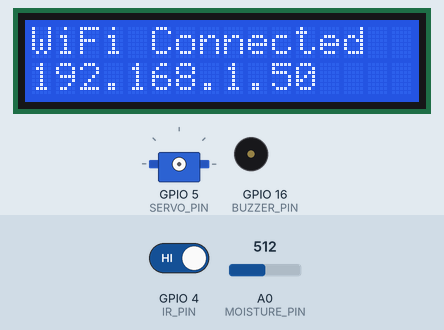
A sketch run on a simulated ESP8266 (NodeMCU). On the bench: 16×2 character LCD, servo, buzzer (waves = sounding, pin HIGH). The inputs (shaded band) are chosen by the test bench; at power-on: GPIO 4 (IR_PIN) HIGH, A0 (MOISTURE_PIN) = 512. WiFi joins after 1.5 s; servers stay silent unless stated; pins used as bus, display or sensor lines are not drawn; what the sketch prints to the serial monitor is not drawn.

Above: at 2.6 s.
At 5.9 s:
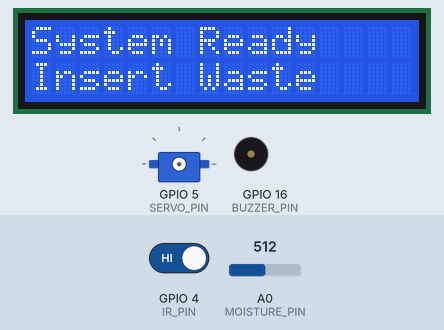
6.0 s: GPIO 4 (IR_PIN) driven LOW
At 7.5 s:
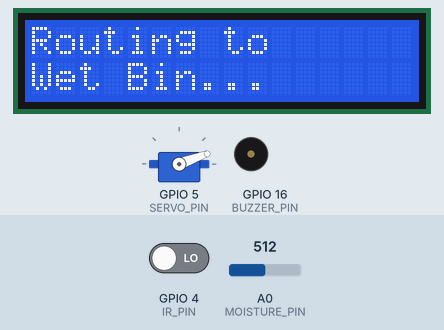
12.6 s: A0 (MOISTURE_PIN) set to 558
At 14.8 s:
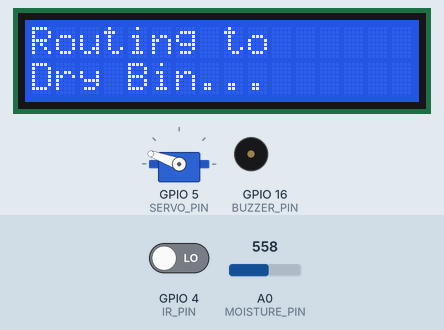
15.6 s: A0 (MOISTURE_PIN) set to 541
At 26.1 s:
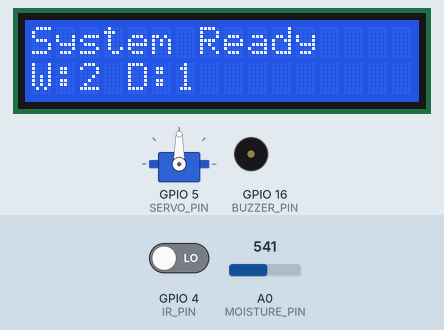
Timing chart, 0 to 26.3 s (numbered marks = the images above; inputs shaded):
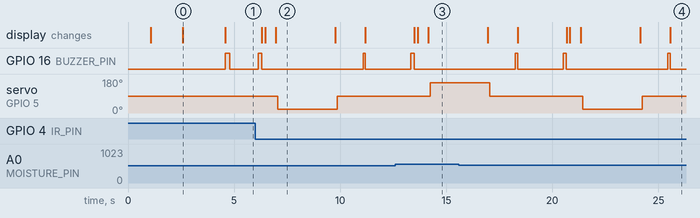

Measured:
- the behaviour switches between 550 and 549 on A0 (MOISTURE_PIN) (found by bisection; images 3 and 4)
- after the input at 6.0 s, GPIO 16 (BUZZER_PIN): alternates HIGH for 0.13 s and LOW for 4.8 s, starting after 0.15 s; servo on GPIO 5 (SERVO_PIN): 90° → 20° after 1.1 s, → 90° 2.8 s later; the display: first changes after 0.30 s (image 2 shows a later state)
- after the input at 12.6 s, servo on GPIO 5 (SERVO_PIN): 90° → 160° after 1.7 s; the display: first differs from a run without the input after 1.0 s (image 3 shows a later state)
- after the input at 15.6 s, the display: first differs from a run without the input after 5.2 s (image 4 shows a later state)
- what the display in image 0 shows lasts 2.0 s, from 2.6 s to 4.6 s
- what the display in image 2 shows lasts 2.8 s, from 7.0 s to 9.8 s

The sketch:

Waste_Segregation_ThingSpeak.ino.3.ino
```cpp
/*
 * Smart IoT-Based Waste Classification and Monitoring System
 * ThingSpeak Cloud Integration
 * Hardware: NodeMCU ESP8266, IR Sensor, Moisture Sensor, Servo Motor, LCD
 *
 * FINAL VERSION:
 *  1. Moisture CORRECTED (LOW = WET, HIGH = DRY)
 *  2. DRY  → LEFT  (160°) fast
 *  3. WET  → RIGHT  (20°) fast
 *  4. CENTER → 90° detach (no jitter)
 *  5. Instant servo — direct write (no loop)
 *  6. Continuous ThingSpeak upload every 20s
 */

#include <ESP8266WiFi.h>
#include <ThingSpeak.h>
#include <Servo.h>
#include <LiquidCrystal.h>

// ========== WIFI ==========
#define WIFI_SSID "TgP"
#define WIFI_PASSWORD "pooja2006"

// ========== THINGSPEAK ==========
#define THINGSPEAK_CHANNEL_ID    3282129
#define THINGSPEAK_WRITE_API_KEY "03MKMJZ3MCRJ5MX4"

// ========== PINS ==========
const int IR_PIN       = 4;    // D2 (GPIO4)
const int MOISTURE_PIN = A0;   // A0
const int SERVO_PIN    = 5;    // D1 (GPIO5)
const int BUZZER_PIN   = 16;   // D0 (GPIO16)
const int LED_STATUS   = 2;    // D4 (GPIO2)

// LCD: RS, E, D4, D5, D6, D7
LiquidCrystal lcd(13, 12, 14, 2, 0, 15);

Servo wasteServo;

// ========== SERVO ANGLES ==========
const int SERVO_WET    = 20;   // WET  bin — RIGHT side
const int SERVO_DRY    = 160;  // DRY  bin — LEFT  side
const int SERVO_CENTER = 90;   // NEUTRAL  — detaches here

// ========== MOISTURE CALIBRATION ==========
// DRY material → HIGH value (700-900)
// WET material → LOW  value (200-400)
const int DRY_VALUE          = 800;
const int WET_VALUE          = 300;
const int MOISTURE_THRESHOLD = (DRY_VALUE + WET_VALUE) / 2;  // = 550

// ========== SYSTEM VARIABLES ==========
int wetCount  = 0;
int dryCount  = 0;
unsigned long lastUpload = 0;
const unsigned long UPLOAD_INTERVAL = 20000;  // 20 seconds

WiFiClient client;

// ========== FUNCTION DECLARATIONS ==========
void connectWiFi();
void beep(int duration);
int  readMoistureAverage(int samples);
void updateThingSpeak(int moisture, int wasteType, int wet, int dry);
void showLCD(String line1, String line2);
void moveServo(int targetAngle);

// ============================================================
//  SETUP
// ============================================================
void setup() {
  Serial.begin(115200);
  delay(1000);

  Serial.println("\n=== Smart Waste Segregation System ===");
  Serial.println("WET  angle : " + String(SERVO_WET)    + "° (RIGHT)");
  Serial.println("DRY  angle : " + String(SERVO_DRY)    + "° (LEFT)");
  Serial.println("CENTER     : " + String(SERVO_CENTER) + "°");
  Serial.println("Threshold  : " + String(MOISTURE_THRESHOLD));

  pinMode(IR_PIN,     INPUT);
  pinMode(BUZZER_PIN, OUTPUT);
  pinMode(LED_STATUS, OUTPUT);
  digitalWrite(LED_STATUS, LOW);

  // Servo NOT attached at startup — prevents random rotation
  lcd.begin(16, 2);
  showLCD("Waste System", "Initializing...");

  connectWiFi();

  ThingSpeak.begin(client);
  Serial.println("ThingSpeak initialized");

  showLCD("System Ready", "Insert Waste");
  Serial.println("=== System Ready ===");
  beep(200);
  digitalWrite(LED_STATUS, HIGH);
}

// ============================================================
//  MAIN LOOP
// ============================================================
void loop() {

  // WiFi watchdog
  if (WiFi.status() != WL_CONNECTED) {
    Serial.println("WiFi lost! Reconnecting...");
    connectWiFi();
  }

  // Continuous upload every 20s — no chart gap
  unsigned long currentTime = millis();
  if (currentTime - lastUpload >= UPLOAD_INTERVAL) {
    int liveMoisture = readMoistureAverage(5);
    Serial.println("\n--- Periodic Upload ---");
    updateThingSpeak(liveMoisture, 0, wetCount, dryCount);
    lastUpload = currentTime;
  }

  // Stage 1: IR sensor — waste detection
  if (digitalRead(IR_PIN) == LOW) {
    delay(100);
    if (digitalRead(IR_PIN) == LOW) {

      Serial.println("\n--- Waste Detected ---");
      beep(150);
      showLCD("Waste Detected", "Analyzing...");

      // Stage 2: Read moisture
      int moistureValue = readMoistureAverage(15);
      Serial.println("Moisture  : " + String(moistureValue));
      Serial.println("Threshold : " + String(MOISTURE_THRESHOLD));

      // Stage 3: Classify
      int    wasteType;
      String wasteTypeStr;

      if (moistureValue < MOISTURE_THRESHOLD) {

        // WET WASTE → RIGHT (20°)
        wasteType    = 1;
        wasteTypeStr = "WET";
        wetCount++;
        Serial.println("Classification: WET WASTE → RIGHT");

        showLCD("WET Waste", "Detected!");
        delay(500);
        showLCD("Routing to", "Wet Bin...");
        moveServo(SERVO_WET);    // 20° → RIGHT instantly
        delay(2000);

      } else {

        // DRY WASTE → LEFT (160°)
        wasteType    = 0;
        wasteTypeStr = "DRY";
        dryCount++;
        Serial.println("Classification: DRY WASTE → LEFT");

        showLCD("DRY Waste", "Detected!");
        delay(500);
        showLCD("Routing to", "Dry Bin...");
        moveServo(SERVO_DRY);    // 160° → LEFT instantly
        delay(2000);
      }

      Serial.println("Wet   : " + String(wetCount));
      Serial.println("Dry   : " + String(dryCount));
      Serial.println("Total : " + String(wetCount + dryCount));

      // Stage 5: Return to center & detach
      showLCD("Returning...", "Please Wait");
      moveServo(SERVO_CENTER);   // 90° — detaches automatically

      // Stage 6: Upload
      Serial.println("\n--- Uploading after detection ---");
      updateThingSpeak(moistureValue, wasteType, wetCount, dryCount);
      lastUpload = millis();

      showLCD("System Ready",
              "W:" + String(wetCount) + " D:" + String(dryCount));

      delay(2000);  // cooldown
    }
  }

  // Blink LED = system alive
  static unsigned long lastBlink = 0;
  if (millis() - lastBlink > 1000) {
    digitalWrite(LED_STATUS, !digitalRead(LED_STATUS));
    lastBlink = millis();
  }

  delay(50);
}

// ============================================================
//  MOVE SERVO — Instant direct write
//  No loop, no sweep — jumps directly to angle
//  Fast both ways, same speed ✅
// ============================================================
void moveServo(int targetAngle) {

  wasteServo.attach(SERVO_PIN);
  delay(100);                      // settle after attach

  wasteServo.write(targetAngle);   // instant jump to position
  delay(700);                      // wait for servo to physically reach

  // Detach at center — no jitter, no random trigger when idle
  if (targetAngle == SERVO_CENTER) {
    delay(200);
    wasteServo.detach();
    Serial.println("Servo DETACHED — idle (no jitter)");
  }

  Serial.println("Servo at: " + String(targetAngle) + "°");
}

// ============================================================
//  WIFI
// ============================================================
void connectWiFi() {
  Serial.print("Connecting to: ");
  Serial.println(WIFI_SSID);
  showLCD("Connecting WiFi", "...");

  WiFi.mode(WIFI_STA);
  WiFi.begin(WIFI_SSID, WIFI_PASSWORD);

  int attempts = 0;
  while (WiFi.status() != WL_CONNECTED && attempts < 30) {
    delay(500);
    Serial.print(".");
    attempts++;
  }

  if (WiFi.status() == WL_CONNECTED) {
    Serial.println("\nConnected! IP: " + WiFi.localIP().toString());
    Serial.println("RSSI: " + String(WiFi.RSSI()) + " dBm");
    showLCD("WiFi Connected", WiFi.localIP().toString());
    delay(2000);
    digitalWrite(LED_STATUS, HIGH);
  } else {
    Serial.println("\nWiFi FAILED!");
    showLCD("WiFi Failed!", "Check Settings");
    digitalWrite(LED_STATUS, LOW);
  }
}

// ============================================================
//  THINGSPEAK UPLOAD
// ============================================================
void updateThingSpeak(int moisture, int wasteType, int wet, int dry) {
  ThingSpeak.setField(1, moisture);
  ThingSpeak.setField(2, wasteType);
  ThingSpeak.setField(3, wet);
  ThingSpeak.setField(4, dry);
  ThingSpeak.setField(5, wet + dry);

  int statusCode = ThingSpeak.writeFields(
                     THINGSPEAK_CHANNEL_ID, THINGSPEAK_WRITE_API_KEY);

  if (statusCode == 200) {
    Serial.println("Upload SUCCESS");
    Serial.println("  Moisture : " + String(moisture));
    Serial.println("  Type     : " + String(wasteType == 1 ? "WET" : "DRY"));
    Serial.println("  Wet      : " + String(wet));
    Serial.println("  Dry      : " + String(dry));
    Serial.println("  Total    : " + String(wet + dry));
    beep(100);
  } else {
    Serial.println("Upload FAILED. Code: " + String(statusCode));
    beep(500);
  }
}

// ============================================================
//  MOISTURE AVERAGE
// ============================================================
int readMoistureAverage(int samples) {
  long total = 0;
  for (int i = 0; i < samples; i++) {
    total += analogRead(MOISTURE_PIN);
    delay(10);
  }
  int avg = total / samples;
  Serial.println("Moisture Avg: " + String(avg));
  return avg;
}

// ============================================================
//  BUZZER
// ============================================================
void beep(int duration) {
  digitalWrite(BUZZER_PIN, HIGH);
  delay(duration);
  digitalWrite(BUZZER_PIN, LOW);
}

// ============================================================
//  LCD
// ============================================================
void showLCD(String line1, String line2) {
  lcd.clear();
  lcd.setCursor(0, 0); lcd.print(line1);
  lcd.setCursor(0, 1); lcd.print(line2);
}

// ========== END ==========
```
